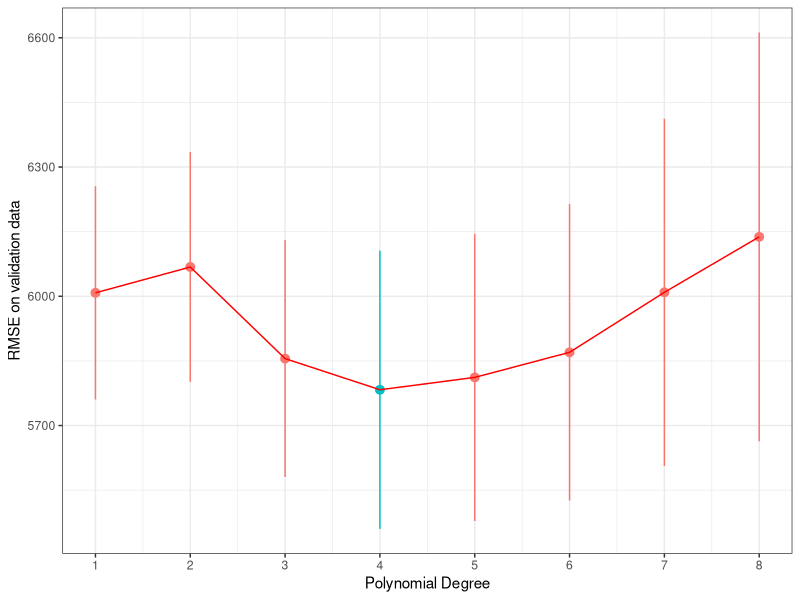

This chart was generated by the following R code:
library(tidyverse)
library(scales)
library(modelr)

theme_set(theme_bw())
options(repr.plot.width=4, repr.plot.height=3)

trips_per_day <- read_tsv('trips_per_day.tsv')
head(trips_per_day)

set.seed(42)

num_days <- nrow(trips_per_day)
frac_train <- .8
num_train <- floor(num_days*frac_train)
ndx <- sample(1:num_days, num_train, replace = F)
trips_per_day_train <- trips_per_day[ndx, ]
trips_per_day_test <- trips_per_day[-ndx, ]

num_folds <- 5

trips_per_day <- trips_per_day[ndx, ] %>%
  mutate(fold = (row_number() %% num_folds) + 1)

head(trips_per_day)


# fit a model for each polynomial degree
K <- 1:8
avg_validate_err <- c()
se_validate_err <- c()
for (k in K) {
  
  # do 5-fold cross-validation within each value of k
  validate_err <- c()
  for (f in 1:num_folds) {
    # fit on the training data
    trips_per_day_train <- filter(trips_per_day, fold != f)
    model <- lm(num_trips ~ poly(tmin, k, raw = T), data=trips_per_day_train)
    
    # evaluate on the validation data
    trips_per_day_validate <- filter(trips_per_day, fold == f)
    validate_err[f] <- sqrt(mean((predict(model, trips_per_day_validate) - trips_per_day_validate$num_trips)^2))
  }
  
  # compute the average validation error across folds
  # and the standard error on this estimate
  avg_validate_err[k] <- mean(validate_err)
  se_validate_err[k] <- sd(validate_err) / sqrt(num_folds)
}
# plot the validate error, highlighting the value of k with the lowest average error
plot_data <- data.frame(K, avg_validate_err, se_validate_err)
ggplot(plot_data, aes(x=K, y=avg_validate_err)) +
  geom_pointrange(aes(ymin=avg_validate_err - se_validate_err,
                      ymax=avg_validate_err + se_validate_err,
                      color=avg_validate_err == min(avg_validate_err))) +
  geom_line(color = "red") +
  scale_x_continuous(breaks=1:12) +
  theme(legend.position="none") +
  xlab('Polynomial Degree') +
  ylab('RMSE on validation data')

model <- lm(num_trips ~ poly(tmin, 4, raw = T), data = trips_per_day)
Test_RMSE<- sqrt(mean((predict(model, trips_per_day_test) - trips_per_day_test$num_trips)^2))
Test_RMSE  
# 5063.029
